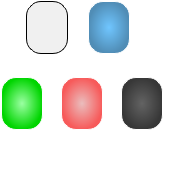
<?xml version="1.0" encoding="UTF-8"?>
<ui version="4.0">
 <class>opponent_have</class>
 <widget class="QFrame" name="opponent_have">
  <property name="geometry">
   <rect>
    <x>0</x>
    <y>0</y>
    <width>180</width>
    <height>180</height>
   </rect>
  </property>
  <property name="windowTitle">
   <string>Frame</string>
  </property>
  <property name="styleSheet">
   <string notr="true">#opponent_have{
background-color: rgba(255, 255, 254, 50);
border-radius:50px;
}</string>
  </property>
  <property name="frameShape">
   <enum>QFrame::StyledPanel</enum>
  </property>
  <property name="frameShadow">
   <enum>QFrame::Raised</enum>
  </property>
  <widget class="QFrame" name="white">
   <property name="geometry">
    <rect>
     <x>25</x>
     <y>0</y>
     <width>60</width>
     <height>75</height>
    </rect>
   </property>
   <property name="styleSheet">
    <string notr="true">#white{
border-image: url(:/images/white_have.png);
border-radius:15px;
}</string>
   </property>
   <property name="frameShape">
    <enum>QFrame::StyledPanel</enum>
   </property>
   <property name="frameShadow">
    <enum>QFrame::Raised</enum>
   </property>
   <widget class="QTextBrowser" name="white_card">
    <property name="geometry">
     <rect>
      <x>1</x>
      <y>1</y>
      <width>42</width>
      <height>53</height>
     </rect>
    </property>
    <property name="styleSheet">
     <string notr="true">background-color: rgb(240, 240, 240);
border-radius:15px;
border:1px solid black;</string>
    </property>
    <property name="html">
     <string>&lt;!DOCTYPE HTML PUBLIC &quot;-//W3C//DTD HTML 4.0//EN&quot; &quot;http://www.w3.org/TR/REC-html40/strict.dtd&quot;&gt;
&lt;html&gt;&lt;head&gt;&lt;meta name=&quot;qrichtext&quot; content=&quot;1&quot; /&gt;&lt;style type=&quot;text/css&quot;&gt;
p, li { white-space: pre-wrap; }
&lt;/style&gt;&lt;/head&gt;&lt;body style=&quot; font-family:'SimSun'; font-size:9pt; font-weight:400; font-style:normal;&quot;&gt;
&lt;p align=&quot;center&quot; style=&quot;-qt-paragraph-type:empty; margin-top:0px; margin-bottom:0px; margin-left:0px; margin-right:0px; -qt-block-indent:0; text-indent:0px;&quot;&gt;&lt;br /&gt;&lt;/p&gt;&lt;/body&gt;&lt;/html&gt;</string>
    </property>
   </widget>
   <widget class="QTextBrowser" name="white_have">
    <property name="geometry">
     <rect>
      <x>37</x>
      <y>20</y>
      <width>31</width>
      <height>60</height>
     </rect>
    </property>
    <property name="styleSheet">
     <string notr="true">background:transparent;
border-width:0;
border-style:outset;

font: 18pt &quot;Calibri&quot;;</string>
    </property>
    <property name="html">
     <string>&lt;!DOCTYPE HTML PUBLIC &quot;-//W3C//DTD HTML 4.0//EN&quot; &quot;http://www.w3.org/TR/REC-html40/strict.dtd&quot;&gt;
&lt;html&gt;&lt;head&gt;&lt;meta name=&quot;qrichtext&quot; content=&quot;1&quot; /&gt;&lt;style type=&quot;text/css&quot;&gt;
p, li { white-space: pre-wrap; }
&lt;/style&gt;&lt;/head&gt;&lt;body style=&quot; font-family:'Calibri'; font-size:18pt; font-weight:400; font-style:normal;&quot;&gt;
&lt;p align=&quot;center&quot; style=&quot; margin-top:0px; margin-bottom:0px; margin-left:0px; margin-right:0px; -qt-block-indent:0; text-indent:0px;&quot;&gt;&lt;span style=&quot; font-family:'SimSun'; font-size:22pt; font-weight:600; color:#ffffff;&quot;&gt;0&lt;/span&gt;&lt;/p&gt;&lt;/body&gt;&lt;/html&gt;</string>
    </property>
   </widget>
  </widget>
  <widget class="QFrame" name="blue">
   <property name="geometry">
    <rect>
     <x>87</x>
     <y>0</y>
     <width>60</width>
     <height>75</height>
    </rect>
   </property>
   <property name="styleSheet">
    <string notr="true">#blue{
border-image: url(:/images/blue_have.png);
border-radius:15px;
}</string>
   </property>
   <property name="frameShape">
    <enum>QFrame::StyledPanel</enum>
   </property>
   <property name="frameShadow">
    <enum>QFrame::Raised</enum>
   </property>
   <widget class="QTextBrowser" name="blue_card">
    <property name="geometry">
     <rect>
      <x>1</x>
      <y>1</y>
      <width>42</width>
      <height>53</height>
     </rect>
    </property>
    <property name="styleSheet">
     <string notr="true">background-color: qradialgradient(spread:pad, cx:0.5, cy:0.5, radius:0.5, fx:0.5, fy:0.5, stop:0 rgba(112, 198, 255, 255), stop:1 rgba(80, 141, 182, 255));
border:1px solid white;
border-radius:15px;
</string>
    </property>
   </widget>
   <widget class="QTextBrowser" name="blue_have">
    <property name="geometry">
     <rect>
      <x>38</x>
      <y>20</y>
      <width>31</width>
      <height>60</height>
     </rect>
    </property>
    <property name="styleSheet">
     <string notr="true">background:transparent;
border-width:0;
border-style:outset;

font: 18pt &quot;Calibri&quot;;</string>
    </property>
    <property name="html">
     <string>&lt;!DOCTYPE HTML PUBLIC &quot;-//W3C//DTD HTML 4.0//EN&quot; &quot;http://www.w3.org/TR/REC-html40/strict.dtd&quot;&gt;
&lt;html&gt;&lt;head&gt;&lt;meta name=&quot;qrichtext&quot; content=&quot;1&quot; /&gt;&lt;style type=&quot;text/css&quot;&gt;
p, li { white-space: pre-wrap; }
&lt;/style&gt;&lt;/head&gt;&lt;body style=&quot; font-family:'Calibri'; font-size:18pt; font-weight:400; font-style:normal;&quot;&gt;
&lt;p align=&quot;center&quot; style=&quot; margin-top:0px; margin-bottom:0px; margin-left:0px; margin-right:0px; -qt-block-indent:0; text-indent:0px;&quot;&gt;&lt;span style=&quot; font-family:'SimSun'; font-size:22pt; font-weight:600; color:#ffffff;&quot;&gt;0&lt;/span&gt;&lt;/p&gt;&lt;/body&gt;&lt;/html&gt;</string>
    </property>
   </widget>
  </widget>
  <widget class="QFrame" name="green">
   <property name="geometry">
    <rect>
     <x>0</x>
     <y>76</y>
     <width>60</width>
     <height>75</height>
    </rect>
   </property>
   <property name="styleSheet">
    <string notr="true">#green{
border-image: url(:/images/green_have.png);
border-radius:15px;
}</string>
   </property>
   <property name="frameShape">
    <enum>QFrame::StyledPanel</enum>
   </property>
   <property name="frameShadow">
    <enum>QFrame::Raised</enum>
   </property>
   <widget class="QTextBrowser" name="green_card">
    <property name="geometry">
     <rect>
      <x>1</x>
      <y>1</y>
      <width>42</width>
      <height>53</height>
     </rect>
    </property>
    <property name="styleSheet">
     <string notr="true">background-color: qradialgradient(spread:pad, cx:0.5, cy:0.5, radius:0.5, fx:0.5, fy:0.5, stop:0 rgba(155, 255, 162, 255), stop:1 rgba(0, 213, 0, 255));
border-radius:15px;
border:1px solid white;</string>
    </property>
   </widget>
   <widget class="QTextBrowser" name="green_have">
    <property name="geometry">
     <rect>
      <x>37</x>
      <y>19</y>
      <width>31</width>
      <height>61</height>
     </rect>
    </property>
    <property name="styleSheet">
     <string notr="true">background:transparent;
border-width:0;
border-style:outset;

font: 18pt &quot;Calibri&quot;;</string>
    </property>
    <property name="html">
     <string>&lt;!DOCTYPE HTML PUBLIC &quot;-//W3C//DTD HTML 4.0//EN&quot; &quot;http://www.w3.org/TR/REC-html40/strict.dtd&quot;&gt;
&lt;html&gt;&lt;head&gt;&lt;meta name=&quot;qrichtext&quot; content=&quot;1&quot; /&gt;&lt;style type=&quot;text/css&quot;&gt;
p, li { white-space: pre-wrap; }
&lt;/style&gt;&lt;/head&gt;&lt;body style=&quot; font-family:'Calibri'; font-size:18pt; font-weight:400; font-style:normal;&quot;&gt;
&lt;p align=&quot;center&quot; style=&quot; margin-top:0px; margin-bottom:0px; margin-left:0px; margin-right:0px; -qt-block-indent:0; text-indent:0px;&quot;&gt;&lt;span style=&quot; font-family:'SimSun'; font-size:22pt; font-weight:600; color:#ffffff;&quot;&gt;0&lt;/span&gt;&lt;/p&gt;&lt;/body&gt;&lt;/html&gt;</string>
    </property>
   </widget>
  </widget>
  <widget class="QFrame" name="red">
   <property name="geometry">
    <rect>
     <x>60</x>
     <y>76</y>
     <width>60</width>
     <height>75</height>
    </rect>
   </property>
   <property name="styleSheet">
    <string notr="true">#red{
border-image: url(:/images/red_have.png);
border-radius:15px;
}</string>
   </property>
   <property name="frameShape">
    <enum>QFrame::StyledPanel</enum>
   </property>
   <property name="frameShadow">
    <enum>QFrame::Raised</enum>
   </property>
   <widget class="QTextBrowser" name="red_card">
    <property name="geometry">
     <rect>
      <x>1</x>
      <y>1</y>
      <width>42</width>
      <height>53</height>
     </rect>
    </property>
    <property name="styleSheet">
     <string notr="true">background-color: qradialgradient(spread:pad, cx:0.5, cy:0.5, radius:0.5, fx:0.5, fy:0.5, stop:0 rgba(234, 189, 189, 255), stop:1 rgba(247, 90, 90, 255));
border-radius:15px;
border:1px solid white;</string>
    </property>
   </widget>
   <widget class="QTextBrowser" name="red_have">
    <property name="geometry">
     <rect>
      <x>37</x>
      <y>19</y>
      <width>31</width>
      <height>61</height>
     </rect>
    </property>
    <property name="styleSheet">
     <string notr="true">background:transparent;
border-width:0;
border-style:outset;

font: 18pt &quot;Calibri&quot;;</string>
    </property>
    <property name="html">
     <string>&lt;!DOCTYPE HTML PUBLIC &quot;-//W3C//DTD HTML 4.0//EN&quot; &quot;http://www.w3.org/TR/REC-html40/strict.dtd&quot;&gt;
&lt;html&gt;&lt;head&gt;&lt;meta name=&quot;qrichtext&quot; content=&quot;1&quot; /&gt;&lt;style type=&quot;text/css&quot;&gt;
p, li { white-space: pre-wrap; }
&lt;/style&gt;&lt;/head&gt;&lt;body style=&quot; font-family:'Calibri'; font-size:18pt; font-weight:400; font-style:normal;&quot;&gt;
&lt;p align=&quot;center&quot; style=&quot; margin-top:0px; margin-bottom:0px; margin-left:0px; margin-right:0px; -qt-block-indent:0; text-indent:0px;&quot;&gt;&lt;span style=&quot; font-family:'SimSun'; font-size:22pt; font-weight:600; color:#ffffff;&quot;&gt;0&lt;/span&gt;&lt;/p&gt;&lt;/body&gt;&lt;/html&gt;</string>
    </property>
   </widget>
  </widget>
  <widget class="QFrame" name="black">
   <property name="geometry">
    <rect>
     <x>120</x>
     <y>76</y>
     <width>60</width>
     <height>75</height>
    </rect>
   </property>
   <property name="styleSheet">
    <string notr="true">#black{
border-image: url(:/images/black_have.png);
border-radius:15px;
}</string>
   </property>
   <property name="frameShape">
    <enum>QFrame::StyledPanel</enum>
   </property>
   <property name="frameShadow">
    <enum>QFrame::Raised</enum>
   </property>
   <widget class="QTextBrowser" name="black_card">
    <property name="geometry">
     <rect>
      <x>1</x>
      <y>1</y>
      <width>42</width>
      <height>53</height>
     </rect>
    </property>
    <property name="styleSheet">
     <string notr="true">background-color: qradialgradient(spread:pad, cx:0.5, cy:0.5, radius:0.5, fx:0.5, fy:0.5, stop:0 rgba(99, 99, 99, 255), stop:1 rgba(55, 55, 55, 255));
border-radius:15px;
border:1px solid white;</string>
    </property>
   </widget>
   <widget class="QTextBrowser" name="black_have">
    <property name="geometry">
     <rect>
      <x>38</x>
      <y>20</y>
      <width>31</width>
      <height>60</height>
     </rect>
    </property>
    <property name="styleSheet">
     <string notr="true">background:transparent;
border-width:0;
border-style:outset;

font: 18pt &quot;Calibri&quot;;</string>
    </property>
    <property name="html">
     <string>&lt;!DOCTYPE HTML PUBLIC &quot;-//W3C//DTD HTML 4.0//EN&quot; &quot;http://www.w3.org/TR/REC-html40/strict.dtd&quot;&gt;
&lt;html&gt;&lt;head&gt;&lt;meta name=&quot;qrichtext&quot; content=&quot;1&quot; /&gt;&lt;style type=&quot;text/css&quot;&gt;
p, li { white-space: pre-wrap; }
&lt;/style&gt;&lt;/head&gt;&lt;body style=&quot; font-family:'Calibri'; font-size:18pt; font-weight:400; font-style:normal;&quot;&gt;
&lt;p align=&quot;center&quot; style=&quot; margin-top:0px; margin-bottom:0px; margin-left:0px; margin-right:0px; -qt-block-indent:0; text-indent:0px;&quot;&gt;&lt;span style=&quot; font-family:'SimSun'; font-size:22pt; font-weight:600; color:#ffffff;&quot;&gt;0&lt;/span&gt;&lt;/p&gt;&lt;/body&gt;&lt;/html&gt;</string>
    </property>
   </widget>
  </widget>
  <widget class="QToolButton" name="closeButton">
   <property name="geometry">
    <rect>
     <x>0</x>
     <y>0</y>
     <width>180</width>
     <height>180</height>
    </rect>
   </property>
   <property name="styleSheet">
    <string notr="true">background-color: rgba(255, 255, 254, 0);
border-radius:50px;</string>
   </property>
   <property name="text">
    <string/>
   </property>
  </widget>
  <widget class="QLabel" name="gold">
   <property name="geometry">
    <rect>
     <x>150</x>
     <y>40</y>
     <width>35</width>
     <height>35</height>
    </rect>
   </property>
   <property name="styleSheet">
    <string notr="true">border-image: url(:/images/bbb.png);
border-radius:10px;</string>
   </property>
   <property name="text">
    <string/>
   </property>
  </widget>
  <widget class="QTextBrowser" name="gold_have">
   <property name="geometry">
    <rect>
     <x>157</x>
     <y>25</y>
     <width>31</width>
     <height>60</height>
    </rect>
   </property>
   <property name="styleSheet">
    <string notr="true">background:transparent;
border-width:0;
border-style:outset;

font: 18pt &quot;Calibri&quot;;</string>
   </property>
   <property name="html">
    <string>&lt;!DOCTYPE HTML PUBLIC &quot;-//W3C//DTD HTML 4.0//EN&quot; &quot;http://www.w3.org/TR/REC-html40/strict.dtd&quot;&gt;
&lt;html&gt;&lt;head&gt;&lt;meta name=&quot;qrichtext&quot; content=&quot;1&quot; /&gt;&lt;style type=&quot;text/css&quot;&gt;
p, li { white-space: pre-wrap; }
&lt;/style&gt;&lt;/head&gt;&lt;body style=&quot; font-family:'Calibri'; font-size:18pt; font-weight:400; font-style:normal;&quot;&gt;
&lt;p align=&quot;center&quot; style=&quot; margin-top:0px; margin-bottom:0px; margin-left:0px; margin-right:0px; -qt-block-indent:0; text-indent:0px;&quot;&gt;&lt;span style=&quot; font-family:'SimSun'; font-size:22pt; font-weight:600; color:#ffffff;&quot;&gt;0&lt;/span&gt;&lt;/p&gt;&lt;/body&gt;&lt;/html&gt;</string>
   </property>
  </widget>
  <zorder>white</zorder>
  <zorder>blue</zorder>
  <zorder>green</zorder>
  <zorder>red</zorder>
  <zorder>black</zorder>
  <zorder>gold</zorder>
  <zorder>gold_have</zorder>
  <zorder>closeButton</zorder>
 </widget>
 <resources/>
 <connections/>
</ui>
